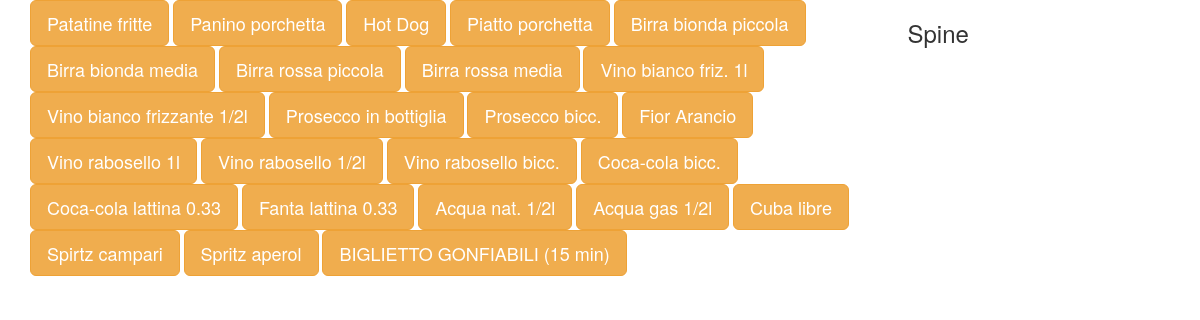
The page /bar.php on the database its author committed.
### tables this page shows
CREATE TABLE IF NOT EXISTS `c71po_piatti` (
  `codice` int(3) unsigned NOT NULL AUTO_INCREMENT,
  `nome` varchar(90) NOT NULL,
  `prezzo` decimal(6,2) NOT NULL,
  `descrizione` text NOT NULL,
  `tipologia` varchar(25) DEFAULT NULL,
  `ordine` int(3) DEFAULT NULL,
  `ordinabile` tinyint(1) DEFAULT NULL,
  `varianti` tinyint(1) NOT NULL DEFAULT '0' COMMENT '0 No Varianti - 1 Varianti',
  `immagine` varchar(30) NOT NULL DEFAULT 'immagine-non-disponibile.jpg',
  `giovedi` tinyint(1) NOT NULL,
  `venerdi` tinyint(1) NOT NULL,
  `sabato` tinyint(1) NOT NULL,
  `domenica` tinyint(1) NOT NULL,
  `lunedi` tinyint(1) NOT NULL,
  `martedi` tinyint(1) NOT NULL,
  `vista` int(11) NOT NULL DEFAULT '0',
  PRIMARY KEY (`codice`)
);

### bar.php (the view, shortened to what this page needs)
<!doctype html>
<?php
  include_once('includes/config.php');
  $prodotti_q = "SELECT * FROM c71po_piatti WHERE vista=1";
  $result = mysqli_query($dbconn, $prodotti_q);
  $prodotti = array();
  while ($row = mysqli_fetch_array($result))
  {
    $prodotto = (object) array();
    foreach ($row as $key=>$value)
    {
      $prodotto->$key = $value;
    }
    $prodotti[] = $prodotto;
  }
?>
<head>
  <link rel="stylesheet" href="includes/bootstrap.min.css" type="text/css" />
</head>
<body>
  <div class="container-fluid">
    <div class="col-xs-9 col-lg-9">
      <?php foreach($prodotti as $prodotto) { ?>
        <a href="javascript:subtotal(<?php echo $prodotto->codice . ',\'' .$prodotto->nome.'\''; ?>)" class="btn btn-warning btn-lg"><?php echo $prodotto->nome; ?></a>
      <?php } ?>
    </div>
    <div class="col-xs-3 col-lg-3">
      <h3>Spine</h3>
    </div>
  </div>
</body>

### rows shown on the page
c71po_piatti: nome "Patatine fritte"
c71po_piatti: nome "Panino porchetta"
c71po_piatti: nome "Hot Dog"
c71po_piatti: nome "Piatto porchetta"
c71po_piatti: nome "Birra bionda piccola"
c71po_piatti: nome "Birra bionda media"
c71po_piatti: nome "Birra rossa piccola"
c71po_piatti: nome "Birra rossa media"
c71po_piatti: nome "Vino bianco friz. 1l"
c71po_piatti: nome "Vino bianco frizzante 1/2l"
c71po_piatti: nome "Prosecco in bottiglia"
c71po_piatti: nome "Prosecco bicc."
c71po_piatti: nome "Fior Arancio"
c71po_piatti: nome "Vino rabosello 1l"
c71po_piatti: nome "Vino rabosello 1/2l"
c71po_piatti: nome "Vino rabosello bicc."
c71po_piatti: nome "Coca-cola bicc."
c71po_piatti: nome "Coca-cola lattina 0.33"
c71po_piatti: nome "Fanta lattina 0.33"
c71po_piatti: nome "Acqua nat. 1/2l"
c71po_piatti: nome "Acqua gas 1/2l"
c71po_piatti: nome "Cuba libre"
c71po_piatti: nome "Spirtz campari"
c71po_piatti: nome "Spritz aperol"
c71po_piatti: nome "BIGLIETTO GONFIABILI (15 min)"
